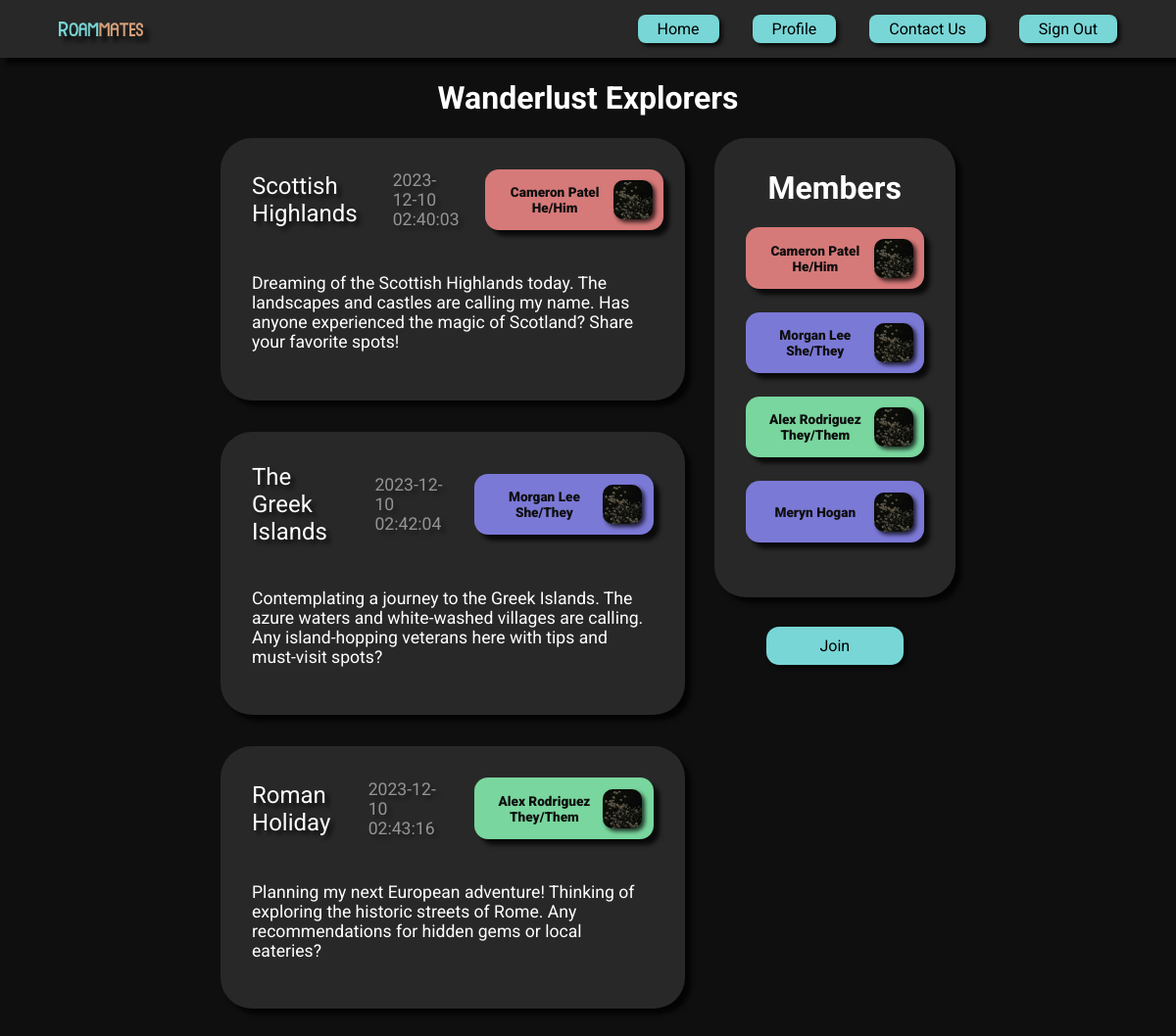
The app's page /server/1/group with its own data.
### tables this page shows
CREATE TABLE Groups (
    id INTEGER PRIMARY KEY AUTOINCREMENT,
    title TEXT NOT NULL,
    location TEXT,
    description TEXT,
    avatar BLOB
);

CREATE TABLE Posts (
    id INTEGER PRIMARY KEY AUTOINCREMENT,
    group_id INTEGER NOT NULL,
    created_at TEXT NOT NULL,
    author INTEGER NOT NULL,
    title TEXT NOT NULL,
    content TEXT,
    FOREIGN KEY(group_id) REFERENCES Groups(id),
    FOREIGN KEY(author) REFERENCES Users(id)
);

CREATE TABLE "Users" (
	"id"	INTEGER,
	"created_at"	TEXT NOT NULL,
	"email"	TEXT NOT NULL,
	"name"	TEXT,
	"pronouns"	TEXT,
	"bio"	TEXT,
	"avatar"	BLOB,
	"color"	TEXT,
	PRIMARY KEY("id" AUTOINCREMENT)
);

### flaskr/server.py (the view)
@bp.route("/<int:group_id>/group", methods=['GET', 'POST'])
def group(group_id):
    db = get_db()
    db.row_factory = sqlite3.Row
    group_info = db.execute(
        """
        SELECT *
        FROM Groups
        WHERE id = ?
        """, (group_id,)
    ).fetchall()
    posts = db.execute(
        """
        SELECT
            Posts.id AS post_id,
            Posts.title,
            Posts.content,
            Posts.created_at,
            Users.name AS author_name,
            Users.color AS author_color,
            Users.pronouns AS author_pronouns
        FROM
            Posts
        JOIN Users ON Posts.author = Users.id
        WHERE
            Posts.group_id = ?
        """, (group_id,)
    ).fetchall()
    members = db.execute(
        """
        SELECT *
        FROM Users
        JOIN GroupMembers ON Users.id = GroupMembers.user_id
        WHERE GroupMembers.group_id = ?
        """, (group_id,)
    ).fetchall()
    comments = {}
    for post in posts:
        post_comments = db.execute(
            """
            SELECT
                Comments.id AS comment_id,
                Comments.content AS comment_content,
                Comments.created_at AS comment_created_at,
                Users.name AS user_name,
                Users.color AS user_color,
                Users.pronouns AS user_pronouns
            FROM
                Comments
            JOIN Users ON Comments.user_id = Users.id
            WHERE
                Comments.post_id = ?
            """, (post[0],)
        ).fetchall()
        comments[f'{post[0]}'] = post_comments
    posts_formatted = {}
    for post in posts:
        posts_formatted[f'{post[0]}'] = post
    if request.method == 'GET' and 'post_id' in request.args:
        post_id = int(request.args.get('post_id'))
        return render_template('/server/overlay_template.html',
                               post=posts_formatted[f'{post_id}'], comments=comments[f'{post_id}'])
    return render_template("/server/group.html",
                           group_id=group_id, group_info=group_info, posts=posts, members=members, comments=comments)

### flaskr/__init__.py (called while the page is built)
def create_app(test_config=None):
    app = Flask(__name__)
    app.secret_key = env.get("APP_SECRET_KEY")
    app.database = os.path.join(app.instance_path, 'flaskr.sqlite')
    app.config['DATABASE'] = os.path.join(app.instance_path, 'flaskr.sqlite')
    try:
        os.makedirs(app.instance_path)
    except OSError:
        pass
    from . import db
    db.init_app(app)
    from . import server
    app.register_blueprint(server.bp)
    app.add_url_rule('/', endpoint='server.login_page')
    @app.context_processor
    def utility_functions():
        def print_in_console(message):
            print(str(message))
        return dict(mdebug=print_in_console)
    return app

### flaskr/db.py (called while the page is built)
def get_db():
    if 'db' not in g:
        g.db = sqlite3.connect(
            current_app.config['DATABASE'],
            detect_types=sqlite3.PARSE_DECLTYPES
        )
        g.db.row_factory = sqlite3.Row
    return g.db

### flaskr/templates/server/group.html (shortened to what this page needs)
{% extends 'base.html' %}
{% from 'components.html' import navbar, contact_card, post_card, member_list_card, expanded_post_card %}
{% block content %}
{{ navbar() }}
<header>
    <h1 id="title">{{ group_info[0][1] }}</h1>
</header>
<div class="columns-container">
    <div class="posts-list">
        {% for post in posts %}
            {{ post_card(post) }}
        {% endfor %}
    </div>
    <div class="member-list-container">
        {{ member_list_card(members) }}
        <button class="basic blue" id="join">Join</button>
    </div>
</div>
{% endblock %}

### flaskr/templates/base.html (shortened to what this page needs)
<!doctype html>
<html lang = "en">
<head>
    <link href="{{ url_for('static', filename='/layouts/styles.css') }}" rel="stylesheet" type="text/css" />
</head>
<body>
    {% block content %}{% endblock %}
</body>
</html>

### flaskr/templates/components.html (shortened to what this page needs)
{% macro navbar() -%}
<nav>
    <img id="logo" src="{{ url_for('static', filename='/assets/Roammates Logo.png') }}" alt="">
    <ul>
        <li><a href="/server/groups_list"><button class="banner"><img src="" alt="">Home</button></a></li>
        <li><a href="profile.html"><button class="banner"><img src="" alt="">Profile</button></a></li>
        <li><button id="contact-button" class="banner"><img src="" alt="">Contact Us</button></li>
        <li><a href="/server/logout"><button class="banner"><img src="" alt="">Sign Out</button></a></li>
    </ul>
</nav>
{%- endmacro %}
{% macro member_card(color, name, pronouns) -%}
<div id="member-container">
    <div class="card {{ color }} member">
        <div id="name-pronouns">
            <p>{{ name }}</p>
            <p>{{ pronouns }}</p>
        </div>
        <div id="avatar">
            <img src="{{ url_for('static', filename='/assets/Profile Avatar.jpg') }}" alt="">
        </div>
    </div>
</div>
{%- endmacro %}
{% macro member_list_card(members) -%}
<div>
    <div class="card member-list">
        <h1>Members</h1>
        {% for i in range(members | length) %}
            {{ member_card(members[i][7], members[i][3], members[i][4]) }}
        {% endfor %}
    </div>
</div>
{%- endmacro %}
{% macro post_card(post) -%}
<div>
    <div class="card post" id="post-{{ post[0] }}">
        <ul>
            <li class="primary">{{ post[1] }}</li>
            <li class="secondary">{{ post[3] }}</li>
            {{ member_card(post[5], post[4], post[6]) }}
        </ul>
        <p>{{ post[2] }}</p>
    </div>
</div>
{%- endmacro %}

### flaskr/static/layouts/styles.css (style rules this page uses)
:root { --black: #0F0F0F; --dark-grey: #282828; --light-grey: #545454; --blue: #79D6D6; --orange: #D6A079; --green: #79D69E; --purple: #7B79D6; --pink: #BE79D6; --red: #D67979; }
body { background-color: var(--black); margin-top: 60px; font-family: 'Roboto', sans-serif; color: white; overflow: auto; }
button { font-family: 'Roboto', sans-serif; font-size: 1em; border: 0; cursor: pointer; filter: brightness(1) drop-shadow(3px 3px 2px rgba(0, 0, 0, 0.75)); transition: all 0.2s; }
.banner { background-color: var(--blue); padding: 5px 20px; border-radius: 8px; color: black; }
.basic { font-size: medium; padding: 10px 0; width: 140px; border-radius: 13px; transition: all 0.2s; }
.basic.blue { background-color: var(--blue); }
nav { background-color: var(--dark-grey); padding: 15px 60px; filter: drop-shadow(6px 6px 2px rgba(0, 0, 0, 0.75)); position: fixed; left: 0; right: 0; top: 0; z-index: 1; display: flex; align-items: center; justify-content: space-between; }
nav #logo { float: left; max-width: 8%; align-content: center; filter: drop-shadow(6px 6px 2px rgba(0, 0, 0, 0.75)); }
nav ul { list-style: none; padding: 0; margin: 0; text-align: right; }
nav li { display: inline-block; margin-left: 30px; }
nav a { text-decoration: none; color: white; display: inline-block; }
.card { background-color: var(--dark-grey); color: white; padding: 2em; border-radius: 2em; filter: brightness(1) drop-shadow(6px 6px 2px rgba(0, 0, 0, 0.75)); overflow: auto; }
.green { background-color: var(--green); }
.purple { background-color: var(--purple); }
.red { background-color: var(--red); }
.post { margin-bottom: 2em; filter: brightness(1) drop-shadow(6px 6px 2px rgba(0, 0, 0, 0.75)); transition: all 0.2s; }
.post ul { list-style-type: none; display: flex; align-items: center; justify-content: space-between; margin: 0; padding: 0; }
.post li { margin-right: 1.5em; font-size: 1.5em; filter: brightness(100%) drop-shadow(4px 4px 2px rgba(0, 0, 0, 0.75)); }
.post p { margin-top: 0.4em; margin-bottom: 0; padding: 0; font-size: 1.1em; margin-top: 2.5em; margin-bottom: 1em; }
.post .secondary { opacity: 0.5; font-size: 1.1em; }
.member-list .member { margin-bottom: 1.5em; }
.member-list h1 { text-align: center; margin-top: 0; }
.member { width: 10em; display: flex; padding: 0.7em; height: 2.5em; border-radius: 14px; }
.member p { margin: 0; font-size: 0.85em; font-weight: 1000; color: var(--black); }
#name-pronouns { display: flex; flex-direction: column; align-items: center; justify-content: center; width: 100%; }
.member img { max-height: 40px; max-width: 40px; border-radius: 25%; filter: drop-shadow(3px 3px 2px rgba(0, 0, 0, 0.75)); }
.member #avatar { display: flex; align-items: center; }

### flaskr/templates/server/group.html (style rules this page uses)
body { display: flex; flex-direction: column; align-items: center; }
.columns-container { display: flex; justify-content: center; align-items: flex-start; width: 100%; }
.posts-list { display: block; width: 40%; margin-right: 30px; }
.member-list-container { display: flex; flex-direction: column; align-items: center; justify-content: center; }
.member-list-container button { margin-top: 30px; }

### records on screen
Groups: title "Wanderlust Explorers"
Posts: title "Scottish Highlands", created_at "2023-12-10 02:40:03", content "Dreaming of the Scottish Highlands today. The landscapes and castles are calling my name. Has anyone experienced the magic of Scotland? Share your favorite spots!"
Users: name "Cameron Patel", pronouns "He/Him", name "Cameron Patel", pronouns "He/Him"
Posts: title "The Greek Islands", created_at "2023-12-10 02:42:04", content "Contemplating a journey to the Greek Islands. The azure waters and white-washed villages are calling. Any island-hopping veterans here with tips and must-visit spots?"
Users: name "Morgan Lee", pronouns "She/They", name "Morgan Lee", pronouns "She/They"
Posts: title "Roman Holiday", created_at "2023-12-10 02:43:16", content "Planning my next European adventure! Thinking of exploring the historic streets of Rome. Any recommendations for hidden gems or local eateries?"
Users: name "Alex Rodriguez", pronouns "They/Them", name "Alex Rodriguez", pronouns "They/Them"
Users: name "Meryn Hogan"
